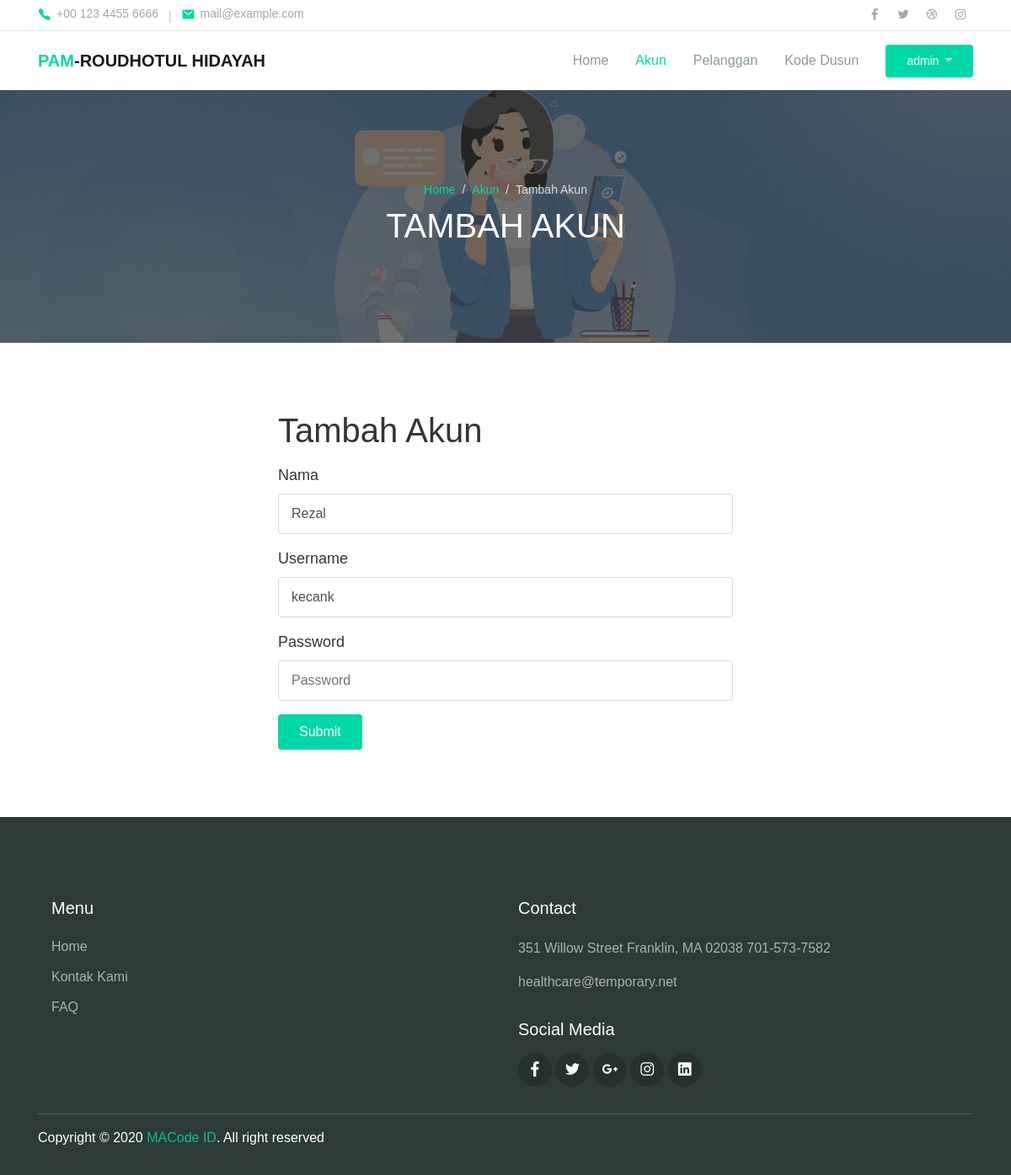
The app's page /admin/akun_edit.php?id=4 (signed in) with its own data.
### tables this page shows
CREATE TABLE `user` (
  `id` int(11) NOT NULL,
  `nama` varchar(255) NOT NULL,
  `username` varchar(255) NOT NULL,
  `password` varchar(255) NOT NULL
);

### admin/akun_edit.php (the view, shortened to what this page needs)
<?php
    $thisPage = 'akun';
    include '../config/koneksi.php';
    $id_admin = $_SESSION['pamrh_id_admin'];
    $query_admin_login = mysqli_query($koneksi, "SELECT * FROM user WHERE id='$id_admin'");
    $admin_login = mysqli_fetch_assoc($query_admin_login);
    $id_get = $_GET['id'];
    $query_data_akun = mysqli_query($koneksi, "SELECT * FROM user WHERE id='$id_get'");
    $data_akun = mysqli_fetch_array($query_data_akun);
    include 'layout/header.php';
?>
    <div class="page-banner overlay-dark bg-image" style="background-image: url('../assets/img/gmb-4.png');">
        <div class="banner-section">
            <div class="container text-center wow fadeInUp">
                <nav aria-label="Breadcrumb">
                    <ol class="breadcrumb breadcrumb-dark bg-transparent justify-content-center py-0 mb-2">
                        <li class="breadcrumb-item"><a href="index.php">Home</a></li>
                        <li class="breadcrumb-item"><a href="akun.php">Akun</a></li>
                        <li class="breadcrumb-item active" aria-current="page">Tambah Akun</li>
                    </ol>
                </nav>
                <h1 class="font-weight-normal">TAMBAH AKUN</h1>
            </div>
        </div>
    </div>
    <div class="page-section">
        <div class="container">
            <div class="row justify-content-center">
                <div class="col-6 wow fadeInUp">
                    <h1 class="mb-3">Tambah Akun</h1>
                    <div class="text-lg">
                        <form method="POST" action="function/edit_akun.php">
                            <div class="form-group">
                                <label for="exampleInputEmail1">Nama</label>
                                <input type="text" class="form-control" name="nama" placeholder="Nama" value="<?php echo $data_akun['nama']; ?>">
                            </div>
                            <div class="form-group">
                                <label for="exampleInputEmail1">Username</label>
                                <input type="text" class="form-control" name="username" placeholder="Username" value="<?php echo $data_akun['username']; ?>">
                            </div>
                            <div class="form-group">
                                <label for="exampleInputPassword1">Password</label>
                                <input type="password" class="form-control" name="password" placeholder="Password">
                            </div>
                            <button type="submit" class="btn btn-primary">Submit</button>
                        </form>
                    </div>
                </div>
            </div>
        </div>
    </div>
<?php
include_once('layout/footer.php');
?>

### admin/layout/header.php (shortened to what this page needs)
<!DOCTYPE html>
<html lang="en">
<head>
  <link rel="stylesheet" href="../assets/assets/css/maicons.css">
  <link rel="stylesheet" href="../assets/assets/css/bootstrap.css">
  <link rel="stylesheet" href="../assets/assets/vendor/owl-carousel/css/owl.carousel.css">
  <link rel="stylesheet" href="../assets/assets/vendor/animate/animate.css">
  <link rel="stylesheet" href="../assets/assets/css/theme.css">
  <link rel="stylesheet" href="https://cdn.jsdelivr.net/npm/sweetalert2@11.1.4/dist/sweetalert2.min.css">
  <link rel="stylesheet" href="https://cdn.datatables.net/1.11.0/css/dataTables.bootstrap4.min.css">
  <link rel="stylesheet" href="../assets/assets/vendor/lightbox2/dist/css/lightbox.min.css">
</head>
<body>
  <header>
    <div class="topbar">
      <div class="container">
        <div class="row">
          <div class="col-sm-8 text-sm">
            <div class="site-info">
              <a href="#"><span class="mai-call text-primary"></span> +00 123 4455 6666</a>
              <span class="divider">|</span>
              <a href="#"><span class="mai-mail text-primary"></span> mail@example.com</a>
            </div>
          </div>
          <div class="col-sm-4 text-right text-sm">
            <div class="social-mini-button">
              <a href="#"><span class="mai-logo-facebook-f"></span></a>
              <a href="#"><span class="mai-logo-twitter"></span></a>
              <a href="#"><span class="mai-logo-dribbble"></span></a>
              <a href="#"><span class="mai-logo-instagram"></span></a>
            </div>
          </div>
        </div>
      </div>
    </div>
    <nav class="navbar navbar-expand-lg navbar-light shadow-sm">
      <div class="container">
        <a class="navbar-brand" href="#"><span class="text-primary">PAM</span>-ROUDHOTUL HIDAYAH</a>
        <div class="collapse navbar-collapse" id="navbarSupport">
          <ul class="navbar-nav ml-auto">
            <li class="nav-item <?php if($thisPage == 'home') echo 'active'; ?>">
              <a class="nav-link" href="index.php">Home</a>
            </li>
            <li class="nav-item <?php if($thisPage == 'akun') echo 'active'; ?>">
              <a class="nav-link" href="akun.php">Akun</a>
            </li>
            <li class="nav-item <?php if($thisPage == 'pelanggan') echo 'active'; ?>">
              <a class="nav-link" href="pelanggan.php">Pelanggan</a>
            </li>
            <li class="nav-item <?php if($thisPage == 'dusun') echo 'active'; ?>">
              <a class="nav-link" href="dusun.php">Kode Dusun</a>
            </li>
            <li class="nav-item">
              <div class="dropdown">
                <button class="btn btn btn-primary ml-lg-3 dropdown-toggle" type="button" id="dropdownMenuButton" data-toggle="dropdown" aria-haspopup="true" aria-expanded="false">
                  <?php echo $admin_login['nama']; ?>
                </button>
              </div>
            </li>
          </ul>
        </div>
      </div>
    </nav>
  </header>

### assets/assets/css/theme.css (style rules this page uses)
:root { --primary: #00D9A5; --accent: #FF3D85; --secondary: #4E5AFE; --warning: #EED818; --info: #05B4E1; --danger: #FF4943; --success: #96C93D; --dark: #343531; --light: #F5F9F6; --cs: #596261; --grey: #6E807A; }
body { font-family: "Source Sans Pro", sans-serif; line-height: 1.5; color: #343531; }
a { color: #07be94; text-decoration: none; background-color: transparent; }
.text-sm { font-size: 14px !important; }
.text-lg { font-size: 18px !important; }
.text-primary { color: #00D9A5 !important; }
.btn-primary { color: #fff; background-color: #00D9A5; border-color: transparent; }
.topbar { border-bottom: 1px solid #E8EEE4; }
.topbar .row { align-items: center; min-height: 36px; }
.topbar .site-info a { display: inline-flex; align-items: center; color: #A1AAA7; }
.topbar .site-info a span { font-size: 16px; margin-right: 6px; }
.topbar .site-info .divider { margin-left: 8px; margin-right: 8px; color: #BEC8B8; }
.topbar .social-mini-button a { display: inline-block; padding: 4px 8px; color: #A1AAA7; }
.btn { padding: 8px 24px; }
.breadcrumb { background-color: #f8f9fa; }
.breadcrumb-dark .breadcrumb-item a { color: #00D9A5; }
.breadcrumb-dark .breadcrumb-item + .breadcrumb-item::before { display: inline-block; padding-right: 0.5rem; color: rgba(255, 255, 255, 0.8); content: "/"; }
.breadcrumb-dark .breadcrumb-item.active { color: rgba(255, 255, 255, 0.8); }
.navbar { min-height: 70px; }
.navbar-brand { font-weight: 600; padding-top: 10px; padding-bottom: 10px; }
.navbar-nav { margin-top: 10px; border-top: 1px solid #E8EEE4; flex-shrink: 0; }
.navbar-nav .nav-link { transition: all .2s ease; }
.navbar-nav .btn { font-size: 14px; }
.navbar-light .navbar-nav .nav-link { color: rgba(110, 128, 122, 0.8); }
.navbar-light .navbar-nav .show > .nav-link, .navbar-light .navbar-nav .active > .nav-link, .navbar-light .navbar-nav .nav-link.show, .navbar-light .navbar-nav .nav-link.active { font-weight: 500; color: #00D9A5; }
@media (min-width: 992px) { .navbar-expand-lg .navbar-nav { margin-top: 0; border-top: none; } }
@media (min-width: 992px) { .navbar-expand-lg .navbar-nav .nav-link { padding-right: 16px; padding-left: 16px; } }
@media (min-width: 992px) { .navbar-expand-lg .navbar-nav { align-items: center; } }
.form-control { padding: 8px 15px; height: calc(1.5em + 1.375rem + 2px); border-color: #d6dbd9; }
.bg-image { position: relative; background-position: center center; background-size: cover; background-repeat: no-repeat; }
.bg-image > * { position: relative; z-index: 10; }
.page-section { position: relative; padding-top: 80px; padding-bottom: 80px; overflow: hidden; }
.page-banner { position: relative; height: 300px; z-index: 10; }
.page-hero.overlay-dark::before, .page-banner.overlay-dark::before { content: ""; position: absolute; top: 0; left: 0; width: 100%; height: 100%; background: rgba(52, 53, 49, 0.7); z-index: 1; }
.page-banner .breadcrumb-item, .page-banner .breadcrumb-item a { font-size: 14px; }
.hero-section, .banner-section { position: relative; display: -ms-flexbox; display: flex; -ms-flex-align: center; align-items: center; -ms-flex-pack: center; justify-content: center; height: 100%; color: #ffffff; z-index: 10; }

### records on screen
user: nama "admin"
user: nama "Rezal", username "kecank"
